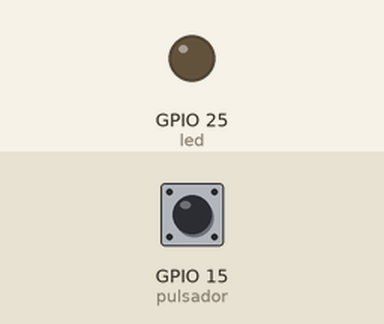
Simulated run of this program. Board: ESP32 board running MicroPython. Parts: output pins drawn as LEDs (lit = HIGH). Dashed ring = blinking. The inputs (shaded band) are chosen by the test bench; at power-on: GPIO 15 (pulsador) HIGH.

Above: at 1.2 s.
1.3 s: GPIO 15 (pulsador) pulled LOW for 0.15 s
At 1.45 s:
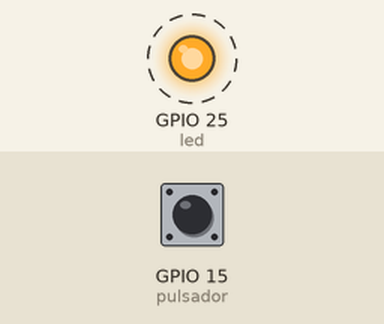
At 7.3 s:
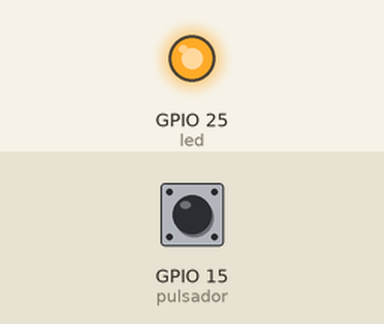
Timing chart, 0 to 8.8 s (numbered marks = the images above; inputs shaded):
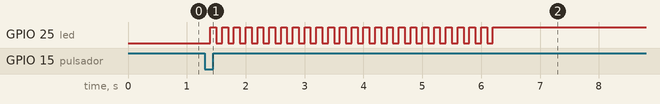

The program:

Sistema_de_Alarma_con_Sensor_y_Alerta_Visual.py
```python
# LED verde pin 25, led amarrillo pin 32, pulsador pin 15
from machine import Pin, Timer
led = Pin(25, Pin.OUT)
pulsador = Pin(15, Pin.IN, Pin.PULL_UP)

alerta_activa = False

timer_parpadeo = Timer(0)
timer_duracion = Timer(1)

def pulsador_callback(pin):
    global alerta_activa
    if not alerta_activa:
        alerta_activa = True
        iniciar_parpadeo()

def iniciar_parpadeo():
    timer_parpadeo.init(period=100, mode=Timer.PERIODIC, callback=lambda t: led.value(not led.value()))
    timer_duracion.init(period=5000, mode=Timer.ONE_SHOT, callback=detener_parpadeo)

def detener_parpadeo(timer):
    global alerta_activa
    alerta_activa = False
    timer_parpadeo.deinit()
    led.off()


pulsador.irq(trigger=Pin.IRQ_FALLING, handler=pulsador_callback)

while True:

    pass
```

Measured:
- after the input at 1.3 s, GPIO 25 (led): alternates HIGH for 0.10 s and LOW for 0.10 s, 49 changes in all, then stays HIGH, starting after 0.10 s
